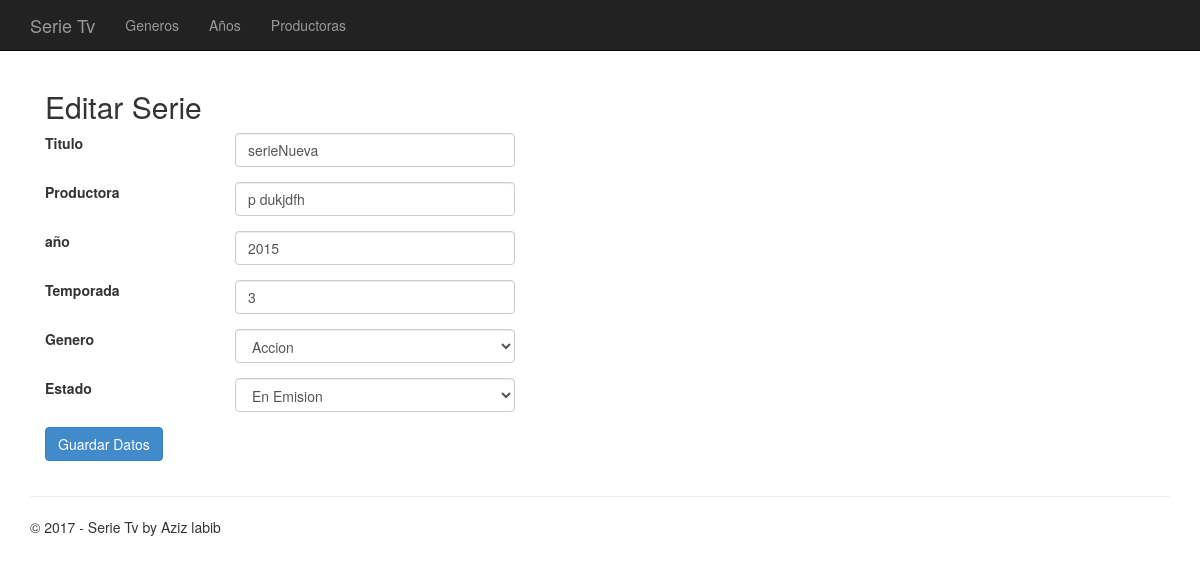
Page /editar/10 on the committed database.
### app/models.py (models this page shows, shortened)
class Serie(models.Model):
    titulo = models.CharField(max_length=20)
    productora = models.CharField(max_length=10)
    fecha = models.IntegerField()
    temporada = models.IntegerField()
    GENEROS = ((0,"Accion"),(1,"Historica"),(2,"Terror"),(3,"Drama"),(4,"Ficcion"),(5,"Policiaca"))
    genero = models.IntegerField(choices=GENEROS)
    ESTADO = ((0,"Produccion"),(1,"En Emision"),(2,"Finalizada"))
    estado = models.IntegerField(choices=ESTADO)
    def getSerie(clave):
        serie = Serie.objects.get(pk=clave)
        return serie

### app/views.py (the view)
# urls.py: url(r'^editar/(?P<id>[0-9]+)$', app.views.editar, name='editar'),
def editar(request,id):
    if id=="":
        return render(request, "app/serieForm.html", context)
    serie = Serie.getSerie(id)
    form = QueryForm(request.POST or None,instance=serie)
    if form.is_valid():
        instance2 = form.save(commit=False)
        instance2.save()
        return HttpResponseRedirect('/ver/%s' % instance2.id)
    context = {
        "title":"Editar Serie",
        "form": form
        }
    return render(request, "app/serieForm.html", context)

### app/templates/app/serieForm.html
﻿{% extends "app/layout.html" %}
{% block content %}
<div class="container">
    <h2>{{title}}</h2>
<form method='POST' action='' >{% csrf_token %}
                <div class="form-group row">
                    <label for="id_titulo" class="col-md-2 control-label">Titulo</label>
                    <div class="col-md-10">
                        {{ form.titulo }}
                    </div>
                </div>
                    <div class="form-group row">
                    <label for="id_productora" class="col-md-2 control-label">Productora</label>
                    <div class="col-md-10">
                        {{ form.productora }}
                    </div>
                </div>
                    <div class="form-group row">
                    <label for="id_fecha" class="col-md-2 control-label">a&ntilde;o</label>
                    <div class="col-md-10">
                        {{ form.fecha }}
                    </div>
                </div><div class="form-group row">
                    <label for="id_temporada" class="col-md-2 control-label">Temporada</label>
                    <div class="col-md-10">
                        {{ form.temporada }}
                    </div>
                </div>
                    <div class="form-group row">
                    <label for="id_genero" class="col-md-2 control-label">Genero</label>
                    <div class="col-md-10">
                        {{ form.genero }}
                    </div>
                </div>
               <div class="form-group row">
                    <label for="id_estado" class="col-md-2 control-label">Estado</label>
                    <div class="col-md-10">
                        {{ form.estado }}
                    </div>
                </div>
               <div class="form-group row">
                   <div class="offset-sm-10 col-sm-2">
                   <button type="submit" class="btn btn-primary">Guardar Datos</button>
                       </div>
                   </div>
</form>
</div>
{% endblock %}

### app/static/app/content/site.css (style rules this page uses)
body { padding-top: 50px; padding-bottom: 20px; }
input, select, textarea { max-width: 280px; }

### rows in the picture
Serie: titulo "serieNueva", productora "p dukjdfh", fecha "2015", temporada "3", genero "Accion", estado "En Emision"

### other values in the picture
{{ title }} "Editar Serie"
